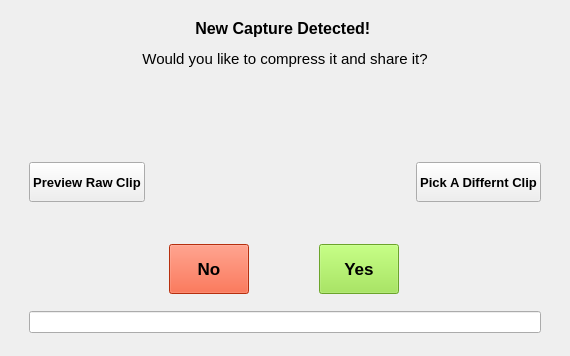
<?xml version="1.0" encoding="UTF-8"?>
<ui version="4.0">
 <class>MainWindow</class>
 <widget class="QMainWindow" name="MainWindow">
  <property name="geometry">
   <rect>
    <x>0</x>
    <y>0</y>
    <width>570</width>
    <height>356</height>
   </rect>
  </property>
  <property name="minimumSize">
   <size>
    <width>570</width>
    <height>356</height>
   </size>
  </property>
  <property name="maximumSize">
   <size>
    <width>570</width>
    <height>356</height>
   </size>
  </property>
  <property name="windowTitle">
   <string>Q.U.A.C.K.E.D</string>
  </property>
  <widget class="QWidget" name="centralwidget">
   <layout class="QGridLayout" name="gridLayout">
    <item row="6" column="2">
     <spacer name="verticalSpacer_6">
      <property name="orientation">
       <enum>Qt::Vertical</enum>
      </property>
      <property name="sizeType">
       <enum>QSizePolicy::Fixed</enum>
      </property>
      <property name="sizeHint" stdset="0">
       <size>
        <width>20</width>
        <height>43</height>
       </size>
      </property>
     </spacer>
    </item>
    <item row="9" column="3">
     <spacer name="horizontalSpacer">
      <property name="orientation">
       <enum>Qt::Horizontal</enum>
      </property>
      <property name="sizeType">
       <enum>QSizePolicy::Fixed</enum>
      </property>
      <property name="sizeHint" stdset="0">
       <size>
        <width>20</width>
        <height>20</height>
       </size>
      </property>
     </spacer>
    </item>
    <item row="10" column="2">
     <layout class="QGridLayout" name="btnHolder">
      <property name="horizontalSpacing">
       <number>20</number>
      </property>
      <item row="0" column="1">
       <widget class="QPushButton" name="noBtn">
        <property name="sizePolicy">
         <sizepolicy hsizetype="Fixed" vsizetype="Minimum">
          <horstretch>0</horstretch>
          <verstretch>0</verstretch>
         </sizepolicy>
        </property>
        <property name="minimumSize">
         <size>
          <width>0</width>
          <height>50</height>
         </size>
        </property>
        <property name="font">
         <font>
          <pointsize>13</pointsize>
          <weight>75</weight>
          <bold>true</bold>
         </font>
        </property>
        <property name="cursor">
         <cursorShape>PointingHandCursor</cursorShape>
        </property>
        <property name="styleSheet">
         <string notr="true">background-color: rgb(255, 66, 19);font-weight:600;font-size:13pt;</string>
        </property>
        <property name="text">
         <string>No</string>
        </property>
       </widget>
      </item>
      <item row="0" column="2">
       <widget class="QPushButton" name="yesBtn">
        <property name="sizePolicy">
         <sizepolicy hsizetype="Fixed" vsizetype="Minimum">
          <horstretch>0</horstretch>
          <verstretch>0</verstretch>
         </sizepolicy>
        </property>
        <property name="minimumSize">
         <size>
          <width>0</width>
          <height>50</height>
         </size>
        </property>
        <property name="font">
         <font>
          <pointsize>13</pointsize>
          <weight>75</weight>
          <bold>true</bold>
         </font>
        </property>
        <property name="cursor">
         <cursorShape>PointingHandCursor</cursorShape>
        </property>
        <property name="styleSheet">
         <string notr="true">background-color:rgb(150, 230, 60);font-weight:600;font-size:13pt;</string>
        </property>
        <property name="text">
         <string>Yes</string>
        </property>
       </widget>
      </item>
      <item row="0" column="0">
       <spacer name="horizontalSpacer_2">
        <property name="orientation">
         <enum>Qt::Horizontal</enum>
        </property>
        <property name="sizeType">
         <enum>QSizePolicy::Fixed</enum>
        </property>
        <property name="sizeHint" stdset="0">
         <size>
          <width>90</width>
          <height>20</height>
         </size>
        </property>
       </spacer>
      </item>
      <item row="0" column="3">
       <spacer name="horizontalSpacer_3">
        <property name="orientation">
         <enum>Qt::Horizontal</enum>
        </property>
        <property name="sizeType">
         <enum>QSizePolicy::Fixed</enum>
        </property>
        <property name="sizeHint" stdset="0">
         <size>
          <width>90</width>
          <height>20</height>
         </size>
        </property>
       </spacer>
      </item>
     </layout>
    </item>
    <item row="2" column="2">
     <widget class="QLabel" name="mainLabel">
      <property name="sizePolicy">
       <sizepolicy hsizetype="Minimum" vsizetype="Fixed">
        <horstretch>0</horstretch>
        <verstretch>0</verstretch>
       </sizepolicy>
      </property>
      <property name="minimumSize">
       <size>
        <width>500</width>
        <height>0</height>
       </size>
      </property>
      <property name="font">
       <font>
        <stylestrategy>PreferAntialias</stylestrategy>
       </font>
      </property>
      <property name="text">
       <string>&lt;html&gt;&lt;head/&gt;&lt;body&gt;&lt;p&gt;&lt;span style=&quot; font-size:12pt; font-weight:600;&quot;&gt;New Capture Detected! &lt;/span&gt;&lt;/p&gt;&lt;p&gt;&lt;span style=&quot; font-size:11pt;&quot;&gt;Would you like to compress it and share it?&lt;/span&gt;&lt;/p&gt;&lt;/body&gt;&lt;/html&gt;</string>
      </property>
      <property name="alignment">
       <set>Qt::AlignCenter</set>
      </property>
     </widget>
    </item>
    <item row="1" column="2">
     <spacer name="verticalSpacer_2">
      <property name="orientation">
       <enum>Qt::Vertical</enum>
      </property>
      <property name="sizeType">
       <enum>QSizePolicy::Fixed</enum>
      </property>
      <property name="sizeHint" stdset="0">
       <size>
        <width>20</width>
        <height>10</height>
       </size>
      </property>
     </spacer>
    </item>
    <item row="12" column="2">
     <spacer name="verticalSpacer_4">
      <property name="orientation">
       <enum>Qt::Vertical</enum>
      </property>
      <property name="sizeType">
       <enum>QSizePolicy::Fixed</enum>
      </property>
      <property name="sizeHint" stdset="0">
       <size>
        <width>20</width>
        <height>3</height>
       </size>
      </property>
     </spacer>
    </item>
    <item row="9" column="0">
     <spacer name="horizontalSpacer_4">
      <property name="orientation">
       <enum>Qt::Horizontal</enum>
      </property>
      <property name="sizeType">
       <enum>QSizePolicy::Fixed</enum>
      </property>
      <property name="sizeHint" stdset="0">
       <size>
        <width>20</width>
        <height>20</height>
       </size>
      </property>
     </spacer>
    </item>
    <item row="11" column="0">
     <spacer name="verticalSpacer">
      <property name="orientation">
       <enum>Qt::Vertical</enum>
      </property>
      <property name="sizeType">
       <enum>QSizePolicy::Fixed</enum>
      </property>
      <property name="sizeHint" stdset="0">
       <size>
        <width>20</width>
        <height>44</height>
       </size>
      </property>
     </spacer>
    </item>
    <item row="9" column="2">
     <spacer name="verticalSpacer_3">
      <property name="orientation">
       <enum>Qt::Vertical</enum>
      </property>
      <property name="sizeType">
       <enum>QSizePolicy::MinimumExpanding</enum>
      </property>
      <property name="sizeHint" stdset="0">
       <size>
        <width>20</width>
        <height>15</height>
       </size>
      </property>
     </spacer>
    </item>
    <item row="3" column="2">
     <spacer name="verticalSpacer_5">
      <property name="orientation">
       <enum>Qt::Vertical</enum>
      </property>
      <property name="sizeType">
       <enum>QSizePolicy::Fixed</enum>
      </property>
      <property name="sizeHint" stdset="0">
       <size>
        <width>20</width>
        <height>25</height>
       </size>
      </property>
     </spacer>
    </item>
    <item row="5" column="2" alignment="Qt::AlignHCenter|Qt::AlignVCenter">
     <widget class="QLabel" name="filenameLabel">
      <property name="sizePolicy">
       <sizepolicy hsizetype="Fixed" vsizetype="Fixed">
        <horstretch>0</horstretch>
        <verstretch>0</verstretch>
       </sizepolicy>
      </property>
      <property name="font">
       <font>
        <pointsize>9</pointsize>
       </font>
      </property>
      <property name="text">
       <string/>
      </property>
     </widget>
    </item>
    <item row="11" column="2">
     <widget class="QLineEdit" name="console">
      <property name="readOnly">
       <bool>true</bool>
      </property>
     </widget>
    </item>
    <item row="7" column="2">
     <layout class="QGridLayout" name="gridLayout_2">
      <item row="0" column="0" alignment="Qt::AlignLeft">
       <widget class="QPushButton" name="previewRawClipBtn">
        <property name="sizePolicy">
         <sizepolicy hsizetype="Fixed" vsizetype="Fixed">
          <horstretch>0</horstretch>
          <verstretch>0</verstretch>
         </sizepolicy>
        </property>
        <property name="minimumSize">
         <size>
          <width>0</width>
          <height>40</height>
         </size>
        </property>
        <property name="font">
         <font>
          <pointsize>10</pointsize>
          <weight>75</weight>
          <bold>true</bold>
         </font>
        </property>
        <property name="styleSheet">
         <string notr="true">font-size: 10pt;font-weight:600;</string>
        </property>
        <property name="text">
         <string>Preview Raw Clip</string>
        </property>
       </widget>
      </item>
      <item row="0" column="1">
       <widget class="QPushButton" name="differntClipBtn">
        <property name="sizePolicy">
         <sizepolicy hsizetype="Fixed" vsizetype="Fixed">
          <horstretch>0</horstretch>
          <verstretch>0</verstretch>
         </sizepolicy>
        </property>
        <property name="minimumSize">
         <size>
          <width>0</width>
          <height>40</height>
         </size>
        </property>
        <property name="font">
         <font>
          <pointsize>10</pointsize>
          <weight>75</weight>
          <bold>true</bold>
         </font>
        </property>
        <property name="styleSheet">
         <string notr="true">font-size: 10pt;font-weight:600;</string>
        </property>
        <property name="text">
         <string>Pick A Differnt Clip</string>
        </property>
       </widget>
      </item>
     </layout>
    </item>
   </layout>
   <zorder>verticalSpacer_2</zorder>
   <zorder>verticalSpacer</zorder>
   <zorder>verticalSpacer_3</zorder>
   <zorder>mainLabel</zorder>
   <zorder>horizontalSpacer</zorder>
   <zorder>horizontalSpacer_4</zorder>
   <zorder>filenameLabel</zorder>
   <zorder>verticalSpacer_4</zorder>
   <zorder>verticalSpacer_5</zorder>
   <zorder>console</zorder>
   <zorder>verticalSpacer_6</zorder>
   <zorder>gridLayoutWidget</zorder>
  </widget>
 </widget>
 <resources/>
 <connections/>
</ui>
